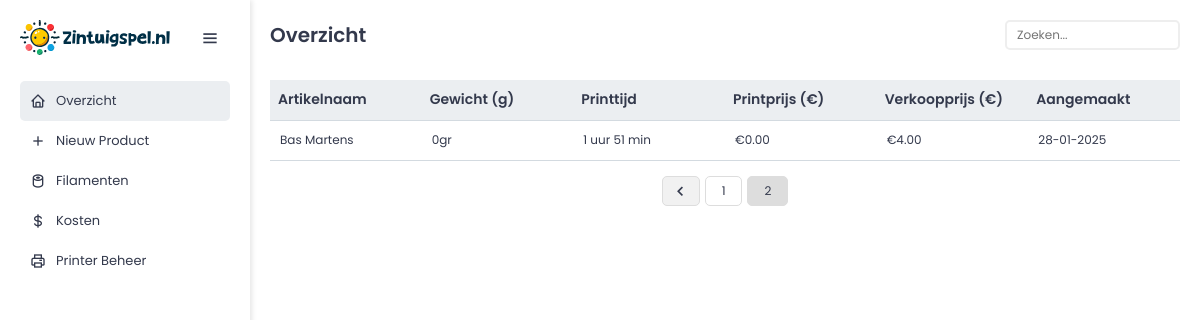
The app's page /index.php?page=2 with its own data.
### tables this page shows
CREATE TABLE `productprintcosts` (
  `id` int(11) NOT NULL,
  `artikelnaam` varchar(255) NOT NULL,
  `aangemaakt` date DEFAULT curdate(),
  `gewicht` int(11) NOT NULL,
  `printprijs` decimal(10,2) NOT NULL,
  `verkoopprijs` decimal(10,2) NOT NULL,
  `printtijd` int(11) NOT NULL,
  `idnummer2` varchar(3) NOT NULL,
  `idnummer3` varchar(3) NOT NULL,
  `idnummer4` varchar(3) NOT NULL,
  `idnummer5` varchar(3) NOT NULL,
  `idnummer6` varchar(3) NOT NULL,
  `idnummer7` varchar(3) NOT NULL,
  `idnummer8` varchar(3) NOT NULL,
  `orderaantal` varchar(1) NOT NULL,
  `aantal_afwijkend` varchar(1) NOT NULL,
  `geconstateerde_afwijking` text NOT NULL
);

### index.php (the view, shortened to what this page needs)
<?php
include 'functions.php';
$pdo = pdo_connect_mysql();
$page = isset($_GET['page']) && is_numeric($_GET['page']) ? (int)$_GET['page'] : 1;
$records_per_page = 10;
$offset = ($page - 1) * $records_per_page;
$stmt = $pdo->prepare('SELECT * FROM productprintcosts ORDER BY id DESC LIMIT ?, ?');
$stmt->bindValue(1, $offset, PDO::PARAM_INT);
$stmt->bindValue(2, $records_per_page, PDO::PARAM_INT);
$stmt->execute();
$products = $stmt->fetchAll(PDO::FETCH_ASSOC);
$total_records = $pdo->query('SELECT COUNT(*) FROM productprintcosts')->fetchColumn();
?>
<?=template_header('Producten')?>
<div class="wrapper">
    <aside class="sidebar">
        <div class="sidebar-header">
            <img src="images/zintuigspel_logo.svg" alt="Zintuigspel Logo" class="sidebar-logo">
            <i class='bx bx-menu toggle-btn'></i>
        </div>
        <ul class="sidebar-nav">
            <li><a href="index.php?page=<?=$page?>" class="<?= basename($_SERVER['PHP_SELF']) == 'index.php' ? 'active' : '' ?>"><i class='bx bx-home'></i><span>Overzicht</span></a></li>
            <li><a href="create.php?page=<?=$page?>"><i class='bx bx-plus'></i><span>Nieuw Product</span></a></li>
            <li><a href="filaments.php?page=<?=$page?>"><i class='bx bx-sushi'></i><span>Filamenten</span></a></li>
            <li><a href="costs.php?page=<?=$page?>"><i class='bx bx-dollar'></i><span>Kosten</span></a></li>
            <li><a href="printer.php?page=<?=$page?>"><i class='bx bx-printer'></i><span>Printer Beheer</span></a></li>
        </ul>
    </aside>
    <div class="main-content">
        <div class="content read">
            <div class="create-article">
                <h2>Overzicht</h2>
                <div class="search-stats">
                    <form method="POST" action="index.php?page=<?=$page?>">
                        <div class="search-container">
                            <input type="text" class="big" id="search" name="search" placeholder="Zoeken..." autocomplete="off">
                        </div>
                    </form>
                </div>
            </div>
            <table>
                <thead>
                    <tr>
                        <th>Artikelnaam</th>
                        <th>Gewicht (g)</th>
                        <th>Printtijd</th>
                        <th>Printprijs (€)</th>
                        <th>Verkoopprijs (€)</th>
                        <th>Aangemaakt</th>
                    </tr>
                </thead>
                <tbody>
                    <?php foreach ($products as $product): ?>
                    <tr class="product-row"
                        data-id="<?=$product['id']?>"
                        data-artikelnaam="<?=htmlspecialchars($product['artikelnaam'])?>"
                        data-gewicht="<?=$product['gewicht']?>"
                        data-printtijd="<?=$product['printtijd']?>"
                        data-printprijs="<?=$product['printprijs']?>"
                        data-verkoopprijs="<?=$product['verkoopprijs']?>"
                        data-idnummer2="<?=htmlspecialchars($product['idnummer2'])?>"
                        data-idnummer3="<?=htmlspecialchars($product['idnummer3'])?>"
                        data-idnummer4="<?=htmlspecialchars($product['idnummer4'])?>"
                        data-idnummer5="<?=htmlspecialchars($product['idnummer5'])?>"
                        data-idnummer6="<?=htmlspecialchars($product['idnummer6'])?>"
                        data-idnummer7="<?=htmlspecialchars($product['idnummer7'])?>"
                        data-idnummer8="<?=htmlspecialchars($product['idnummer8'])?>"
                        data-orderaantal="<?=$product['orderaantal']?>"
                        data-aantal_afwijkend="<?=$product['aantal_afwijkend']?>"
                        data-geconstateerde_afwijking="<?=htmlspecialchars($product['geconstateerde_afwijking'])?>">
                        <td><?=htmlspecialchars($product['artikelnaam'])?></td>
                        <td><?=htmlspecialchars($product['gewicht'])?>gr</td>
                        <td><?=format_duration($product['printtijd'])?></td>
                        <td>€<?=number_format($product['printprijs'], 2)?></td>
                        <td>€<?=number_format($product['verkoopprijs'], 2)?></td>
                        <td><?=date('d-m-Y', strtotime($product['aangemaakt']))?></td>
                    </tr>
                    <?php endforeach; ?>
                </tbody>
            </table>
            <?=generate_pagination($page, $total_records, $records_per_page, 'index.php')?>
        </div>
    </div>
</div>
<?=template_footer()?>

### css/style.css (style rules this page uses)
:root { --color-background: rgba(245,247,251,1); --color-button-blue: rgba(100,164,255,1); --color-button-blue-hover: rgb(94,154,238,1); --color-button-red: rgba(195,40,96,1); --color-button-red-hover: rgb(177,35,87,1); --color-gradient-nav: linear-gradient(220deg, rgba(148,103,255,1) 0%, rgba(100,164,255,1) 100%); --color-text: rgba(51,57,76,1); --color-white: #ffffff; --color-red: rgba(195,40,96,1); --color-orange: rgba(255,172,100,1); --color-green: rgba(88,188,116,1); --color-blue: rgba(100,164,255,1); --color-purple: rgba(148,103,255,1); --color-brand-red: rgba(229,31,47,1); --color-brand-grey: #f4f4f4; --color-brand-turqoise: #b7d9db; --shadow-icon: 0 0 10px rgba(0,0,0,0.1); --shadow-node: 0 10px 15px rgba(0,0,0,0.1); --shadow-card: rgba(0,0,0,0.16) 0px 1px 4px; --nav-height: 45px; --footer-height: 20px; }
* { margin: 0; padding: 0; box-sizing: border-box; }
body { font-family: 'Poppins', sans-serif; font-size: 12px; margin: 0; color: var(--color-text); background: var(--color-background); -webkit-font-smoothing: antialiased; -moz-osx-font-smoothing: grayscale; }
i.bx { font-family: 'boxicons' !important; font-size: 20px; font-weight: 400; line-height: 1; display: inline-block; vertical-align: middle; }
.content { display: flex; flex-direction: column; width: 100%; padding: 0; }
.content h2 { margin: 0; font-size: 20px; color: var(--color-text); text-align: left; }
.content .create-article { display: flex; align-items: center; height: 30px; }
.read table { table-layout: fixed; width: 100%; margin: 30px 0 15px 0; border-collapse: collapse; }
.read table th { font-size: 14px; font-weight: 600; text-align: left; background-color: #ebeef1; padding: 8px; border-bottom: 1px solid #d3dae0; }
.read table thead tr { height: 40px; }
.read table tbody tr { height: 40px; border-bottom: 1px solid #d3dae0; cursor: pointer; }
.read table tbody tr td { padding: 10px; }
.update form input[type=text], .read form input, .update form select { font-family: 'Poppins', Arial, sans-serif; font-size: 12px; border-radius: 5px; padding: 0 10px; height: 30px; color: var(--color-text); border: 2px solid #eeeeee; }
.content .search-stats { display: flex; width: 175px; margin-left: auto; margin-right: 0; }
.content .search-stats input#search { font-family: 'Poppins', sans-serif; width: 175px; margin-right: 0; margin-bottom: 0; }
.search-container { position: relative; display: inline-block; width: 175px; }
#search { padding-right: 25px; }
.wrapper { display: flex; min-height: 100vh; width: 100%; }
.sidebar { width: 250px; background: var(--color-white); padding: 20px; box-shadow: 2px 0 5px rgba(0, 0, 0, 0.1); position: fixed; height: 100%; transition: width 0.3s ease, padding 0.3s ease; z-index: 100; overflow: hidden; }
.sidebar-header { display: flex; justify-content: space-between; align-items: center; margin-bottom: 26px; position: relative; }
.sidebar-logo { width: 150px; height: auto; opacity: 1; transition: opacity 0.3s ease; }
.toggle-btn { font-size: 1.5rem; cursor: pointer; color: var(--color-text); position: absolute; right: 10px; top: 50%; transform: translateY(-50%); z-index: 101; }
.sidebar-nav { list-style: none; padding: 0; }
.sidebar-nav li { height: 40px; }
.sidebar-nav a { text-decoration: none; color: var(--color-text); font-size: 13px; display: flex; align-items: center; padding: 10px; border-radius: 5px; transition: all 0.3s ease; white-space: nowrap; }
.sidebar-nav a span { height: 20px; margin-left: 10px; opacity: 1; transition: opacity 0.3s ease; }
.sidebar-nav a:hover, .sidebar-nav a.active { background: #ebeef1; color: var(--color-text); }
.sidebar-nav i { font-size: 16px; min-width: 16px; }
.main-content { margin-left: 250px; flex-grow: 1; padding: 20px; width: calc(100% - 250px); background: var(--color-white); transition: margin-left 0.3s ease, width 0.3s ease; }

### records on screen
productprintcosts: artikelnaam "Bas Martens", gewicht "0", printtijd "1 uur 51 min", printprijs "0.00", verkoopprijs "4.00", aangemaakt "28-01-2025"
